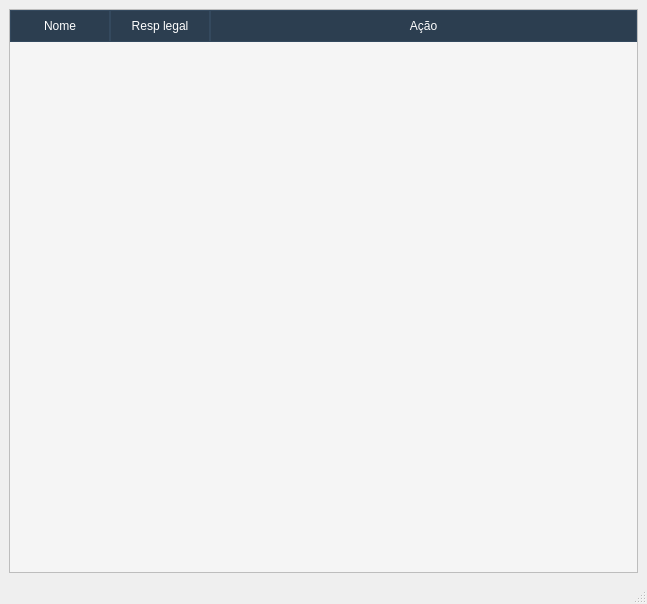
<?xml version="1.0" encoding="UTF-8"?>
<ui version="4.0">
 <class>MainWindow</class>
 <widget class="QMainWindow" name="MainWindow">
  <property name="geometry">
   <rect>
    <x>0</x>
    <y>0</y>
    <width>647</width>
    <height>604</height>
   </rect>
  </property>
  <property name="windowTitle">
   <string>MainWindow</string>
  </property>
  <widget class="QWidget" name="centralwidget">
   <layout class="QVBoxLayout" name="verticalLayout">
    <item>
     <widget class="QTableWidget" name="tableWidget">
      <property name="sizePolicy">
       <sizepolicy hsizetype="Expanding" vsizetype="Expanding">
        <horstretch>0</horstretch>
        <verstretch>0</verstretch>
       </sizepolicy>
      </property>
      <property name="styleSheet">
       <string notr="true">QTableWidget {
    background-color: #f5f5f5;
    gridline-color: #dcdcdc;
    font-size: 18px;
}

QHeaderView::section {
    background-color: #2c3e50;
    color: white;
    padding: 6px;
    border: 1px solid #34495e;
}

QTableWidget::item {
    padding: 5px;
}

QTableWidget::item:selected {
    background-color: #3498db;
    color: white;
}</string>
      </property>
      <attribute name="horizontalHeaderStretchLastSection">
       <bool>true</bool>
      </attribute>
      <attribute name="verticalHeaderShowSortIndicator" stdset="0">
       <bool>false</bool>
      </attribute>
      <attribute name="verticalHeaderStretchLastSection">
       <bool>true</bool>
      </attribute>
      <column>
       <property name="text">
        <string>Nome</string>
       </property>
      </column>
      <column>
       <property name="text">
        <string>Resp legal</string>
       </property>
      </column>
      <column>
       <property name="text">
        <string>Ação</string>
       </property>
      </column>
     </widget>
    </item>
   </layout>
  </widget>
  <widget class="QMenuBar" name="menubar">
   <property name="geometry">
    <rect>
     <x>0</x>
     <y>0</y>
     <width>647</width>
     <height>21</height>
    </rect>
   </property>
  </widget>
  <widget class="QStatusBar" name="statusbar"/>
 </widget>
 <resources/>
 <connections/>
</ui>
